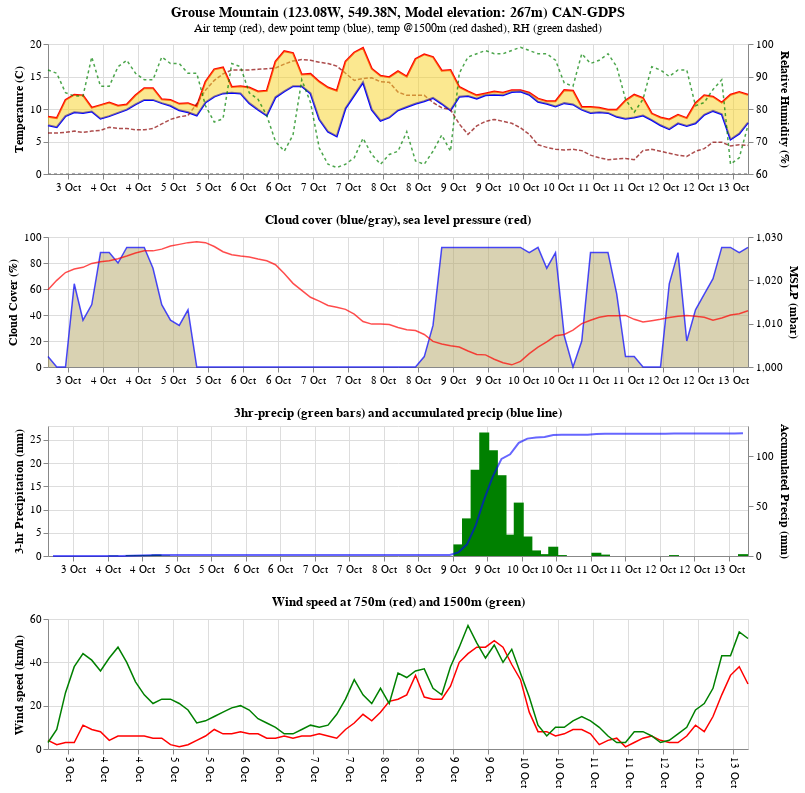

The code cell stored with this chart in its notebook:
### Code cell
meteogram = temp2 & cloud_pressure & precip_total & wind 
meteogram = meteogram.configure_axis(labelFontSize=11, titleFontSize=12)
meteogram

### Figure 1 — Vega-Lite specification as saved in the notebook (floating-point values rounded to 4 significant figures)
{"config": {"view": {"continuousWidth": 400, "continuousHeight": 300}, "axis": {"labelFontSize": 11, "titleFontSize": 12}}, "vconcat": [{"layer": [{"layer": [{"mark": {"type": "line", "color": "red", "strokeWidth": 2}, "encoding": {"tooltip": [{"field": "DATE", "title": "Date", "type": "temporal"}, {"field": "TIME", "title": "Time", "type": "nominal"}, {"field": "TMP", "title": "Air Temp", "type": "quantitative"}], "x": {"axis": {"format": "%e %b", "labelAngle": 0}, "field": "DATETIME", "title": null, "type": "temporal"}, "y": {"field": "TMP", "title": "Temperature (C)", "type": "quantitative"}}, "height": 130, "title": {"text": "Grouse Mountain (123.08W, 549.38N, Model elevation: 267m) CAN-GDPS", "anchor": "middle", "fontSize": 14, "fontWeight": "bold", "subtitle": "Air temp (red), dew point temp (blue), temp @1500m (red dashed), RH (green dashed)"}, "width": 700}, {"mark": {"type": "line", "color": "blue", "strokeWidth": 2}, "encoding": {"x": {"axis": {"format": "%e %b", "labelAngle": 0}, "field": "DATETIME", "title": null, "type": "temporal"}, "y": {"field": "DPT", "title": "Temperature (C)", "type": "quantitative"}}, "height": 130, "width": 700}, {"mark": {"type": "line", "color": "darkred", "opacity": 0.7, "strokeDash": [4, 2], "strokeWidth": 1.5}, "encoding": {"tooltip": [{"field": "DATE", "title": "Date", "type": "temporal"}, {"field": "TIME", "title": "Time", "type": "nominal"}, {"field": "TMP850", "title": "Air Temp", "type": "quantitative"}], "x": {"axis": {"format": "%e %b", "labelAngle": 0}, "field": "DATETIME", "title": null, "type": "temporal"}, "y": {"field": "TMP850", "title": "Temperature (C)", "type": "quantitative"}}, "height": 130, "width": 700}, {"mark": {"type": "area", "color": "#F8D223", "opacity": 0.5}, "encoding": {"x": {"field": "DATETIME", "type": "temporal"}, "y": {"field": "TMP", "type": "quantitative"}, "y2": {"field": "DPT"}}, "height": 130, "width": 700}, {"mark": {"type": "line", "color": "gray", "opacity": 0.8, "strokeDash": [3, 3], "strokeWidth": 1.5}, "encoding": {"x": {"axis": {"format": "%e %b", "labelAngle": 0}, "field": "DATETIME", "title": null, "type": "temporal"}, "y": {"field": "Zero", "title": "Temperature (C)", "type": "quantitative"}}, "height": 130, "width": 700}]}, {"mark": {"type": "line", "color": "green", "opacity": 0.7, "strokeDash": [3, 3], "strokeWidth": 1.5}, "encoding": {"x": {"axis": {"format": "%e %b", "labelAngle": 0}, "field": "DATETIME", "title": null, "type": "temporal"}, "y": {"field": "RH", "scale": {"zero": false}, "title": "Relative Humidity (%)", "type": "quantitative"}}, "height": 130, "width": 700}], "resolve": {"scale": {"y": "independent"}}}, {"layer": [{"layer": [{"mark": {"type": "area", "color": "#B4A667", "opacity": 0.5}, "encoding": {"x": {"axis": {"format": "%e %b", "labelAngle": 0}, "field": "DATETIME", "type": "temporal"}, "y": {"field": "CLOUD", "type": "quantitative"}}, "height": 130, "width": 700}, {"mark": {"type": "line", "color": "blue", "opacity": 0.7, "strokeWidth": 1.5}, "encoding": {"x": {"axis": {"format": "%e %b", "labelAngle": 0}, "field": "DATETIME", "title": null, "type": "temporal"}, "y": {"field": "CLOUD", "title": "Cloud Cover (%)", "type": "quantitative"}}, "height": 130, "width": 700}]}, {"mark": {"type": "line", "color": "red", "opacity": 0.7, "strokeWidth": 1.5}, "encoding": {"x": {"axis": {"format": "%e %b", "labelAngle": 0}, "field": "DATETIME", "title": null, "type": "temporal"}, "y": {"field": "SLP", "scale": {"zero": false}, "title": "MSLP (mbar)", "type": "quantitative"}}, "height": 130, "title": "Cloud cover (blue/gray), sea level pressure (red)", "width": 700}], "resolve": {"scale": {"y": "independent"}}}, {"layer": [{"mark": {"type": "bar", "color": "green", "size": 10}, "encoding": {"tooltip": [{"field": "DATE", "title": "Date", "type": "temporal"}, {"field": "TIME", "title": "Time", "type": "nominal"}, {"field": "PC1", "title": "3-Hour Precip", "type": "quantitative"}], "x": {"axis": {"format": "%e %b", "labelAngle": 0}, "field": "DATETIME", "title": null, "type": "temporal"}, "y": {"field": "PC1", "title": "3-hr Precipitation (mm)", "type": "quantitative"}}, "height": 130, "title": "3hr-precip (green bars) and accumulated precip (blue line)", "width": 700}, {"mark": {"type": "line", "color": "blue", "opacity": 0.6}, "encoding": {"tooltip": [{"field": "DATE", "title": "Date", "type": "temporal"}, {"field": "TIME", "title": "Time", "type": "nominal"}, {"field": "APCP", "title": "Accumulated Precip", "type": "quantitative"}], "x": {"axis": {"format": "%e %b", "labelAngle": 0}, "field": "DATETIME", "title": null, "type": "temporal"}, "y": {"field": "APCP", "title": "Accumulated Precip (mm)", "type": "quantitative"}}, "height": 130, "width": 700}], "resolve": {"scale": {"y": "independent"}}}, {"layer": [{"mark": {"type": "line", "color": "red", "strokeWidth": 1.5}, "encoding": {"tooltip": [{"field": "DATE", "title": "Date", "type": "temporal"}, {"field": "TIME", "title": "Time", "type": "nominal"}, {"field": "WS925", "title": "Wind Speed (km/h)", "type": "quantitative"}, {"field": "WD925", "title": "Wind Dir (deg)", "type": "quantitative"}], "x": {"axis": {"format": "%e %b", "labelAngle": 90}, "field": "DATETIME", "title": null, "type": "temporal"}, "y": {"field": "WS925", "title": "Wind speed (km/h)", "type": "quantitative"}}, "height": 130, "title": "Wind speed at 750m (red) and 1500m (green)", "width": 700}, {"mark": {"type": "line", "color": "green", "strokeWidth": 1.5}, "encoding": {"tooltip": [{"field": "DATE", "title": "Date", "type": "temporal"}, {"field": "TIME", "title": "Time", "type": "nominal"}, {"field": "WS850", "title": "Wind Speed (km/h)", "type": "quantitative"}, {"field": "WD850", "title": "Wind Dir (deg)", "type": "quantitative"}], "x": {"axis": {"format": "%e %b", "labelAngle": 90}, "field": "DATETIME", "title": null, "type": "temporal"}, "y": {"field": "WS850", "title": "Wind speed (km/h)", "type": "quantitative"}}, "height": 130, "width": 700}]}], "data": {"name": "data-69fc519629642191458341192c2ca3cf"}, "$schema": "https://vega.github.io/schema/vega-lite/v4.17.0.json", "datasets": {"data-69fc519629642191458341192c2ca3cf": [{"DATETIME": "2023-10-03T05:00:00", "DATE": "2023-10-03T00:00:00", "TIME": "05:00", "TMP": 8.8, "DPT": 7.5, "RH": 92, "WS": 4, "WD": 3, "APCP": 0.0, "CLOUD": 8, "SLP": 1018.0, "PTYPE": null, "RQP": 0.0, "SQP": 0.0, "FQP": 0.0, "IQP": 0.0, "WS925": 4, "WD925": 13, "TMP850": 6.3, "WS850": 3, "WD850": 313, "WS700": 38, "WD700": 317, "PC1": 0.0, "Zero": "0"}, {"DATETIME": "2023-10-03T08:00:00", "DATE": "2023-10-03T00:00:00", "TIME": "08:00", "TMP": 8.6, "DPT": 7.2, "RH": 91, "WS": 3, "WD": 42, "APCP": 0.0, "CLOUD": 0, "SLP": 1020.0, "PTYPE": null, "RQP": 0.0, "SQP": 0.0, "FQP": 0.0, "IQP": 0.0, "WS925": 2, "WD925": 196, "TMP850": 6.3, "WS850": 9, "WD850": 282, "WS700": 51, "WD700": 320, "PC1": 0.0, "Zero": "0"}, {"DATETIME": "2023-10-03T11:00:00", "DATE": "2023-10-03T00:00:00", "TIME": "11:00", "TMP": 11.4, "DPT": 8.9, "RH": 85, "WS": 4, "WD": 197, "APCP": 0.0, "CLOUD": 0, "SLP": 1022.0, "PTYPE": null, "RQP": 0.0, "SQP": 0.0, "FQP": 0.0, "IQP": 0.0, "WS925": 3, "WD925": 205, "TMP850": 6.4, "WS850": 26, "WD850": 292, "WS700": 61, "WD700": 325, "PC1": 0.0, "Zero": "0"}, {"DATETIME": "2023-10-03T14:00:00", "DATE": "2023-10-03T00:00:00", "TIME": "14:00", "TMP": 12.2, "DPT": 9.5, "RH": 84, "WS": 5, "WD": 215, "APCP": 0.0, "CLOUD": 64, "SLP": 1023.0, "PTYPE": null, "RQP": 0.0, "SQP": 0.0, "FQP": 0.0, "IQP": 0.0, "WS925": 3, "WD925": 179, "TMP850": 6.6, "WS850": 38, "WD850": 303, "WS700": 76, "WD700": 318, "PC1": 0.0, "Zero": "0"}, {"DATETIME": "2023-10-03T17:00:00", "DATE": "2023-10-03T00:00:00", "TIME": "17:00", "TMP": 12.1, "DPT": 9.4, "RH": 84, "WS": 4, "WD": 200, "APCP": 0.0, "CLOUD": 36, "SLP": 1023.0, "PTYPE": null, "RQP": 0.0, "SQP": 0.0, "FQP": 0.0, "IQP": 0.0, "WS925": 11, "WD925": 262, "TMP850": 6.4, "WS850": 44, "WD850": 293, "WS700": 84, "WD700": 312, "PC1": 0.0, "Zero": "0"}, {"DATETIME": "2023-10-03T20:00:00", "DATE": "2023-10-03T00:00:00", "TIME": "20:00", "TMP": 10.2, "DPT": 9.6, "RH": 96, "WS": 2, "WD": 90, "APCP": 0.0, "CLOUD": 48, "SLP": 1024.0, "PTYPE": null, "RQP": 0.0, "SQP": 0.0, "FQP": 0.0, "IQP": 0.0, "WS925": 9, "WD925": 243, "TMP850": 6.6, "WS850": 41, "WD850": 289, "WS700": 89, "WD700": 311, "PC1": 0.0, "Zero": "0"}, {"DATETIME": "2023-10-03T23:00:00", "DATE": "2023-10-03T00:00:00", "TIME": "23:00", "TMP": 10.6, "DPT": 8.5, "RH": 87, "WS": 5, "WD": 47, "APCP": 0.0, "CLOUD": 88, "SLP": 1024.0, "PTYPE": null, "RQP": 0.0, "SQP": 0.0, "FQP": 0.0, "IQP": 0.0, "WS925": 8, "WD925": 206, "TMP850": 6.7, "WS850": 36, "WD850": 292, "WS700": 87, "WD700": 308, "PC1": 0.0, "Zero": "0"}, {"DATETIME": "2023-10-04T02:00:00", "DATE": "2023-10-04T00:00:00", "TIME": "02:00", "TMP": 11.0, "DPT": 8.9, "RH": 87, "WS": 4, "WD": 58, "APCP": 0.1, "CLOUD": 88, "SLP": 1024.0, "PTYPE": "RA", "RQP": 0.1, "SQP": 0.0, "FQP": 0.0, "IQP": 0.0, "WS925": 4, "WD925": 187, "TMP850": 7.2, "WS850": 42, "WD850": 292, "WS700": 88, "WD700": 309, "PC1": 0.1, "Zero": "0"}, {"DATETIME": "2023-10-04T05:00:00", "DATE": "2023-10-04T00:00:00", "TIME": "05:00", "TMP": 10.5, "DPT": 9.4, "RH": 93, "WS": 1, "WD": 55, "APCP": 0.1, "CLOUD": 80, "SLP": 1025.0, "PTYPE": null, "RQP": 0.1, "SQP": 0.0, "FQP": 0.0, "IQP": 0.0, "WS925": 6, "WD925": 277, "TMP850": 7.0, "WS850": 47, "WD850": 299, "WS700": 98, "WD700": 319, "PC1": 0.0, "Zero": "0"}, {"DATETIME": "2023-10-04T08:00:00", "DATE": "2023-10-04T00:00:00", "TIME": "08:00", "TMP": 10.7, "DPT": 9.9, "RH": 95, "WS": 1, "WD": 282, "APCP": 0.3, "CLOUD": 92, "SLP": 1026.0, "PTYPE": "RA", "RQP": 0.3, "SQP": 0.0, "FQP": 0.0, "IQP": 0.0, "WS925": 6, "WD925": 304, "TMP850": 7.0, "WS850": 40, "WD850": 306, "WS700": 90, "WD700": 324, "PC1": 0.2, "Zero": "0"}, {"DATETIME": "2023-10-04T11:00:00", "DATE": "2023-10-04T00:00:00", "TIME": "11:00", "TMP": 12.1, "DPT": 10.7, "RH": 91, "WS": 3, "WD": 206, "APCP": 0.5, "CLOUD": 92, "SLP": 1026.0, "PTYPE": "RA", "RQP": 0.5, "SQP": 0.0, "FQP": 0.0, "IQP": 0.0, "WS925": 6, "WD925": 67, "TMP850": 6.8, "WS850": 31, "WD850": 314, "WS700": 73, "WD700": 330, "PC1": 0.2, "Zero": "0"}, {"DATETIME": "2023-10-04T14:00:00", "DATE": "2023-10-04T00:00:00", "TIME": "14:00", "TMP": 13.2, "DPT": 11.4, "RH": 89, "WS": 4, "WD": 221, "APCP": 0.7, "CLOUD": 92, "SLP": 1027.0, "PTYPE": "RA", "RQP": 0.7, "SQP": 0.0, "FQP": 0.0, "IQP": 0.0, "WS925": 6, "WD925": 85, "TMP850": 6.8, "WS850": 25, "WD850": 322, "WS700": 66, "WD700": 325, "PC1": 0.2, "Zero": "0"}, {"DATETIME": "2023-10-04T17:00:00", "DATE": "2023-10-04T00:00:00", "TIME": "17:00", "TMP": 13.2, "DPT": 11.4, "RH": 89, "WS": 3, "WD": 238, "APCP": 1.0, "CLOUD": 76, "SLP": 1027.0, "PTYPE": "RA", "RQP": 1.0, "SQP": 0.0, "FQP": 0.0, "IQP": 0.0, "WS925": 5, "WD925": 90, "TMP850": 7.0, "WS850": 21, "WD850": 321, "WS700": 64, "WD700": 322, "PC1": 0.3, "Zero": "0"}, {"DATETIME": "2023-10-04T20:00:00", "DATE": "2023-10-04T00:00:00", "TIME": "20:00", "TMP": 11.5, "DPT": 10.9, "RH": 96, "WS": 1, "WD": 344, "APCP": 1.1, "CLOUD": 48, "SLP": 1027.0, "PTYPE": "RA", "RQP": 1.1, "SQP": 0.0, "FQP": 0.0, "IQP": 0.0, "WS925": 5, "WD925": 109, "TMP850": 7.7, "WS850": 23, "WD850": 316, "WS700": 68, "WD700": 328, "PC1": 0.1, "Zero": "0"}, {"DATETIME": "2023-10-04T23:00:00", "DATE": "2023-10-04T00:00:00", "TIME": "23:00", "TMP": 11.4, "DPT": 10.5, "RH": 94, "WS": 4, "WD": 30, "APCP": 1.1, "CLOUD": 36, "SLP": 1028.0, "PTYPE": null, "RQP": 1.1, "SQP": 0.0, "FQP": 0.0, "IQP": 0.0, "WS925": 2, "WD925": 157, "TMP850": 8.4, "WS850": 23, "WD850": 320, "WS700": 53, "WD700": 329, "PC1": 0.0, "Zero": "0"}, {"DATETIME": "2023-10-05T02:00:00", "DATE": "2023-10-05T00:00:00", "TIME": "02:00", "TMP": 10.8, "DPT": 9.8, "RH": 94, "WS": 4, "WD": 25, "APCP": 1.1, "CLOUD": 32, "SLP": 1028.0, "PTYPE": null, "RQP": 1.1, "SQP": 0.0, "FQP": 0.0, "IQP": 0.0, "WS925": 1, "WD925": 50, "TMP850": 8.8, "WS850": 21, "WD850": 319, "WS700": 50, "WD700": 331, "PC1": 0.0, "Zero": "0"}, {"DATETIME": "2023-10-05T05:00:00", "DATE": "2023-10-05T00:00:00", "TIME": "05:00", "TMP": 10.9, "DPT": 9.5, "RH": 91, "WS": 5, "WD": 18, "APCP": 1.1, "CLOUD": 44, "SLP": 1029.0, "PTYPE": null, "RQP": 1.1, "SQP": 0.0, "FQP": 0.0, "IQP": 0.0, "WS925": 2, "WD925": 16, "TMP850": 9.0, "WS850": 18, "WD850": 335, "WS700": 41, "WD700": 339, "PC1": 0.0, "Zero": "0"}, {"DATETIME": "2023-10-05T08:00:00", "DATE": "2023-10-05T00:00:00", "TIME": "08:00", "TMP": 10.4, "DPT": 9.0, "RH": 91, "WS": 4, "WD": 27, "APCP": 1.1, "CLOUD": 0, "SLP": 1029.0, "PTYPE": null, "RQP": 1.1, "SQP": 0.0, "FQP": 0.0, "IQP": 0.0, "WS925": 4, "WD925": 22, "TMP850": 10.8, "WS850": 12, "WD850": 30, "WS700": 39, "WD700": 352, "PC1": 0.0, "Zero": "0"}, {"DATETIME": "2023-10-05T11:00:00", "DATE": "2023-10-05T00:00:00", "TIME": "11:00", "TMP": 14.2, "DPT": 11.0, "RH": 81, "WS": 3, "WD": 246, "APCP": 1.1, "CLOUD": 0, "SLP": 1029.0, "PTYPE": null, "RQP": 1.1, "SQP": 0.0, "FQP": 0.0, "IQP": 0.0, "WS925": 6, "WD925": 25, "TMP850": 12.9, "WS850": 13, "WD850": 81, "WS700": 41, "WD700": 356, "PC1": 0.0, "Zero": "0"}, {"DATETIME": "2023-10-05T14:00:00", "DATE": "2023-10-05T00:00:00", "TIME": "14:00", "TMP": 16.1, "DPT": 11.9, "RH": 76, "WS": 5, "WD": 243, "APCP": 1.1, "CLOUD": 0, "SLP": 1028.0, "PTYPE": null, "RQP": 1.1, "SQP": 0.0, "FQP": 0.0, "IQP": 0.0, "WS925": 9, "WD925": 13, "TMP850": 14.4, "WS850": 15, "WD850": 95, "WS700": 34, "WD700": 351, "PC1": 0.0, "Zero": "0"}, {"DATETIME": "2023-10-05T17:00:00", "DATE": "2023-10-05T00:00:00", "TIME": "17:00", "TMP": 16.4, "DPT": 12.4, "RH": 77, "WS": 4, "WD": 257, "APCP": 1.1, "CLOUD": 0, "SLP": 1027.0, "PTYPE": null, "RQP": 1.1, "SQP": 0.0, "FQP": 0.0, "IQP": 0.0, "WS925": 7, "WD925": 22, "TMP850": 15.4, "WS850": 17, "WD850": 92, "WS700": 25, "WD700": 346, "PC1": 0.0, "Zero": "0"}, {"DATETIME": "2023-10-05T20:00:00", "DATE": "2023-10-05T00:00:00", "TIME": "20:00", "TMP": 13.4, "DPT": 12.5, "RH": 94, "WS": 4, "WD": 2, "APCP": 1.1, "CLOUD": 0, "SLP": 1026.0, "PTYPE": null, "RQP": 1.1, "SQP": 0.0, "FQP": 0.0, "IQP": 0.0, "WS925": 7, "WD925": 40, "TMP850": 16.0, "WS850": 19, "WD850": 101, "WS700": 18, "WD700": 339, "PC1": 0.0, "Zero": "0"}, {"DATETIME": "2023-10-05T23:00:00", "DATE": "2023-10-05T00:00:00", "TIME": "23:00", "TMP": 13.5, "DPT": 12.4, "RH": 93, "WS": 6, "WD": 23, "APCP": 1.1, "CLOUD": 0, "SLP": 1026.0, "PTYPE": null, "RQP": 1.1, "SQP": 0.0, "FQP": 0.0, "IQP": 0.0, "WS925": 8, "WD925": 58, "TMP850": 16.0, "WS850": 20, "WD850": 105, "WS700": 12, "WD700": 322, "PC1": 0.0, "Zero": "0"}, {"DATETIME": "2023-10-06T02:00:00", "DATE": "2023-10-06T00:00:00", "TIME": "02:00", "TMP": 13.3, "DPT": 10.9, "RH": 85, "WS": 5, "WD": 21, "APCP": 1.1, "CLOUD": 0, "SLP": 1025.0, "PTYPE": null, "RQP": 1.1, "SQP": 0.0, "FQP": 0.0, "IQP": 0.0, "WS925": 7, "WD925": 51, "TMP850": 16.0, "WS850": 18, "WD850": 115, "WS700": 12, "WD700": 307, "PC1": 0.0, "Zero": "0"}, {"DATETIME": "2023-10-06T05:00:00", "DATE": "2023-10-06T00:00:00", "TIME": "05:00", "TMP": 12.7, "DPT": 9.9, "RH": 83, "WS": 6, "WD": 26, "APCP": 1.1, "CLOUD": 0, "SLP": 1025.0, "PTYPE": null, "RQP": 1.1, "SQP": 0.0, "FQP": 0.0, "IQP": 0.0, "WS925": 7, "WD925": 42, "TMP850": 16.1, "WS850": 14, "WD850": 117, "WS700": 14, "WD700": 305, "PC1": 0.0, "Zero": "0"}, {"DATETIME": "2023-10-06T08:00:00", "DATE": "2023-10-06T00:00:00", "TIME": "08:00", "TMP": 12.8, "DPT": 9.0, "RH": 78, "WS": 6, "WD": 21, "APCP": 1.1, "CLOUD": 0, "SLP": 1024.0, "PTYPE": null, "RQP": 1.1, "SQP": 0.0, "FQP": 0.0, "IQP": 0.0, "WS925": 5, "WD925": 40, "TMP850": 16.2, "WS850": 12, "WD850": 112, "WS700": 15, "WD700": 303, "PC1": 0.0, "Zero": "0"}, {"DATETIME": "2023-10-06T11:00:00", "DATE": "2023-10-06T00:00:00", "TIME": "11:00", "TMP": 17.3, "DPT": 11.8, "RH": 70, "WS": 1, "WD": 235, "APCP": 1.1, "CLOUD": 0, "SLP": 1024.0, "PTYPE": null, "RQP": 1.1, "SQP": 0.0, "FQP": 0.0, "IQP": 0.0, "WS925": 5, "WD925": 41, "TMP850": 16.3, "WS850": 10, "WD850": 117, "WS700": 15, "WD700": 291, "PC1": 0.0, "Zero": "0"}, {"DATETIME": "2023-10-06T14:00:00", "DATE": "2023-10-06T00:00:00", "TIME": "14:00", "TMP": 18.9, "DPT": 12.7, "RH": 67, "WS": 4, "WD": 237, "APCP": 1.1, "CLOUD": 0, "SLP": 1022.0, "PTYPE": null, "RQP": 1.1, "SQP": 0.0, "FQP": 0.0, "IQP": 0.0, "WS925": 6, "WD925": 44, "TMP850": 16.9, "WS850": 7, "WD850": 116, "WS700": 18, "WD700": 286, "PC1": 0.0, "Zero": "0"}, {"DATETIME": "2023-10-06T17:00:00", "DATE": "2023-10-06T00:00:00", "TIME": "17:00", "TMP": 18.6, "DPT": 13.5, "RH": 72, "WS": 2, "WD": 248, "APCP": 1.1, "CLOUD": 0, "SLP": 1019.0, "PTYPE": null, "RQP": 1.1, "SQP": 0.0, "FQP": 0.0, "IQP": 0.0, "WS925": 5, "WD925": 53, "TMP850": 17.4, "WS850": 7, "WD850": 91, "WS700": 17, "WD700": 279, "PC1": 0.0, "Zero": "0"}, {"DATETIME": "2023-10-06T20:00:00", "DATE": "2023-10-06T00:00:00", "TIME": "20:00", "TMP": 15.3, "DPT": 13.5, "RH": 89, "WS": 6, "WD": 21, "APCP": 1.1, "CLOUD": 0, "SLP": 1018.0, "PTYPE": null, "RQP": 1.1, "SQP": 0.0, "FQP": 0.0, "IQP": 0.0, "WS925": 6, "WD925": 59, "TMP850": 17.6, "WS850": 9, "WD850": 103, "WS700": 14, "WD700": 273, "PC1": 0.0, "Zero": "0"}, {"DATETIME": "2023-10-06T23:00:00", "DATE": "2023-10-06T00:00:00", "TIME": "23:00", "TMP": 15.4, "DPT": 12.4, "RH": 82, "WS": 7, "WD": 23, "APCP": 1.1, "CLOUD": 0, "SLP": 1016.0, "PTYPE": null, "RQP": 1.1, "SQP": 0.0, "FQP": 0.0, "IQP": 0.0, "WS925": 6, "WD925": 53, "TMP850": 17.5, "WS850": 11, "WD850": 127, "WS700": 11, "WD700": 245, "PC1": 0.0, "Zero": "0"}, {"DATETIME": "2023-10-07T02:00:00", "DATE": "2023-10-07T00:00:00", "TIME": "02:00", "TMP": 14.2, "DPT": 8.4, "RH": 68, "WS": 6, "WD": 28, "APCP": 1.1, "CLOUD": 0, "SLP": 1015.0, "PTYPE": null, "RQP": 1.1, "SQP": 0.0, "FQP": 0.0, "IQP": 0.0, "WS925": 7, "WD925": 69, "TMP850": 17.2, "WS850": 10, "WD850": 140, "WS700": 12, "WD700": 210, "PC1": 0.0, "Zero": "0"}, {"DATETIME": "2023-10-07T05:00:00", "DATE": "2023-10-07T00:00:00", "TIME": "05:00", "TMP": 13.3, "DPT": 6.5, "RH": 63, "WS": 6, "WD": 27, "APCP": 1.1, "CLOUD": 0, "SLP": 1014.0, "PTYPE": null, "RQP": 1.1, "SQP": 0.0, "FQP": 0.0, "IQP": 0.0, "WS925": 6, "WD925": 72, "TMP850": 17.0, "WS850": 11, "WD850": 131, "WS700": 14, "WD700": 177, "PC1": 0.0, "Zero": "0"}, {"DATETIME": "2023-10-07T08:00:00", "DATE": "2023-10-07T00:00:00", "TIME": "08:00", "TMP": 12.8, "DPT": 5.8, "RH": 62, "WS": 6, "WD": 33, "APCP": 1.1, "CLOUD": 0, "SLP": 1014.0, "PTYPE": null, "RQP": 1.1, "SQP": 0.0, "FQP": 0.0, "IQP": 0.0, "WS925": 5, "WD925": 85, "TMP850": 16.6, "WS850": 16, "WD850": 130, "WS700": 21, "WD700": 165, "PC1": 0.0, "Zero": "0"}, {"DATETIME": "2023-10-07T11:00:00", "DATE": "2023-10-07T00:00:00", "TIME": "11:00", "TMP": 17.3, "DPT": 10.1, "RH": 63, "WS": 2, "WD": 195, "APCP": 1.1, "CLOUD": 0, "SLP": 1013.0, "PTYPE": null, "RQP": 1.1, "SQP": 0.0, "FQP": 0.0, "IQP": 0.0, "WS925": 9, "WD925": 96, "TMP850": 15.5, "WS850": 23, "WD850": 151, "WS700": 29, "WD700": 182, "PC1": 0.0, "Zero": "0"}, {"DATETIME": "2023-10-07T14:00:00", "DATE": "2023-10-07T00:00:00", "TIME": "14:00", "TMP": 18.7, "DPT": 12.1, "RH": 65, "WS": 3, "WD": 214, "APCP": 1.1, "CLOUD": 0, "SLP": 1012.0, "PTYPE": null, "RQP": 1.1, "SQP": 0.0, "FQP": 0.0, "IQP": 0.0, "WS925": 12, "WD925": 102, "TMP850": 14.4, "WS850": 32, "WD850": 167, "WS700": 32, "WD700": 194, "PC1": 0.0, "Zero": "0"}, {"DATETIME": "2023-10-07T17:00:00", "DATE": "2023-10-07T00:00:00", "TIME": "17:00", "TMP": 19.4, "DPT": 14.1, "RH": 71, "WS": 1, "WD": 54, "APCP": 1.1, "CLOUD": 0, "SLP": 1010.0, "PTYPE": null, "RQP": 1.1, "SQP": 0.0, "FQP": 0.0, "IQP": 0.0, "WS925": 16, "WD925": 142, "TMP850": 14.7, "WS850": 25, "WD850": 171, "WS700": 32, "WD700": 213, "PC1": 0.0, "Zero": "0"}, {"DATETIME": "2023-10-07T20:00:00", "DATE": "2023-10-07T00:00:00", "TIME": "20:00", "TMP": 16.2, "DPT": 9.9, "RH": 66, "WS": 6, "WD": 28, "APCP": 1.1, "CLOUD": 0, "SLP": 1010.0, "PTYPE": null, "RQP": 1.1, "SQP": 0.0, "FQP": 0.0, "IQP": 0.0, "WS925": 13, "WD925": 132, "TMP850": 14.8, "WS850": 21, "WD850": 159, "WS700": 37, "WD700": 209, "PC1": 0.0, "Zero": "0"}, {"DATETIME": "2023-10-07T23:00:00", "DATE": "2023-10-07T00:00:00", "TIME": "23:00", "TMP": 15.1, "DPT": 8.2, "RH": 63, "WS": 7, "WD": 34, "APCP": 1.1, "CLOUD": 0, "SLP": 1010.0, "PTYPE": null, "RQP": 1.1, "SQP": 0.0, "FQP": 0.0, "IQP": 0.0, "WS925": 17, "WD925": 127, "TMP850": 14.2, "WS850": 28, "WD850": 165, "WS700": 41, "WD700": 206, "PC1": 0.0, "Zero": "0"}, {"DATETIME": "2023-10-08T02:00:00", "DATE": "2023-10-08T00:00:00", "TIME": "02:00", "TMP": 14.9, "DPT": 8.7, "RH": 66, "WS": 7, "WD": 40, "APCP": 1.1, "CLOUD": 0, "SLP": 1010.0, "PTYPE": null, "RQP": 1.1, "SQP": 0.0, "FQP": 0.0, "IQP": 0.0, "WS925": 22, "WD925": 123, "TMP850": 14.1, "WS850": 21, "WD850": 159, "WS700": 47, "WD700": 202, "PC1": 0.0, "Zero": "0"}, {"DATETIME": "2023-10-08T05:00:00", "DATE": "2023-10-08T00:00:00", "TIME": "05:00", "TMP": 15.8, "DPT": 9.8, "RH": 67, "WS": 6, "WD": 36, "APCP": 1.1, "CLOUD": 0, "SLP": 1009.0, "PTYPE": null, "RQP": 1.1, "SQP": 0.0, "FQP": 0.0, "IQP": 0.0, "WS925": 23, "WD925": 132, "TMP850": 12.6, "WS850": 35, "WD850": 161, "WS700": 50, "WD700": 208, "PC1": 0.0, "Zero": "0"}, {"DATETIME": "2023-10-08T08:00:00", "DATE": "2023-10-08T00:00:00", "TIME": "08:00", "TMP": 15.0, "DPT": 10.3, "RH": 73, "WS": 5, "WD": 54, "APCP": 1.1, "CLOUD": 0, "SLP": 1009.0, "PTYPE": null, "RQP": 1.1, "SQP": 0.0, "FQP": 0.0, "IQP": 0.0, "WS925": 25, "WD925": 127, "TMP850": 12.1, "WS850": 33, "WD850": 164, "WS700": 55, "WD700": 199, "PC1": 0.0, "Zero": "0"}, {"DATETIME": "2023-10-08T11:00:00", "DATE": "2023-10-08T00:00:00", "TIME": "11:00", "TMP": 17.7, "DPT": 10.8, "RH": 64, "WS": 7, "WD": 128, "APCP": 1.1, "CLOUD": 0, "SLP": 1008.0, "PTYPE": null, "RQP": 1.1, "SQP": 0.0, "FQP": 0.0, "IQP": 0.0, "WS925": 34, "WD925": 132, "TMP850": 12.1, "WS850": 36, "WD850": 161, "WS700": 56, "WD700": 202, "PC1": 0.0, "Zero": "0"}, {"DATETIME": "2023-10-08T14:00:00", "DATE": "2023-10-08T00:00:00", "TIME": "14:00", "TMP": 18.4, "DPT": 11.2, "RH": 63, "WS": 7, "WD": 136, "APCP": 1.1, "CLOUD": 8, "SLP": 1008.0, "PTYPE": null, "RQP": 1.1, "SQP": 0.0, "FQP": 0.0, "IQP": 0.0, "WS925": 24, "WD925": 135, "TMP850": 12.1, "WS850": 37, "WD850": 170, "WS700": 64, "WD700": 199, "PC1": 0.0, "Zero": "0"}, {"DATETIME": "2023-10-08T17:00:00", "DATE": "2023-10-08T00:00:00", "TIME": "17:00", "TMP": 18.0, "DPT": 11.7, "RH": 67, "WS": 5, "WD": 123, "APCP": 1.1, "CLOUD": 32, "SLP": 1006.0, "PTYPE": null, "RQP": 1.1, "SQP": 0.0, "FQP": 0.0, "IQP": 0.0, "WS925": 23, "WD925": 134, "TMP850": 11.0, "WS850": 28, "WD850": 161, "WS700": 67, "WD700": 205, "PC1": 0.0, "Zero": "0"}, {"DATETIME": "2023-10-08T20:00:00", "DATE": "2023-10-08T00:00:00", "TIME": "20:00", "TMP": 15.9, "DPT": 10.8, "RH": 72, "WS": 6, "WD": 83, "APCP": 1.1, "CLOUD": 92, "SLP": 1005.0, "PTYPE": null, "RQP": 1.1, "SQP": 0.0, "FQP": 0.0, "IQP": 0.0, "WS925": 23, "WD925": 125, "TMP850": 10.2, "WS850": 25, "WD850": 154, "WS700": 67, "WD700": 201, "PC1": 0.0, "Zero": "0"}, {"DATETIME": "2023-10-08T23:00:00", "DATE": "2023-10-08T00:00:00", "TIME": "23:00", "TMP": 16.0, "DPT": 9.8, "RH": 67, "WS": 7, "WD": 93, "APCP": 1.1, "CLOUD": 92, "SLP": 1005.0, "PTYPE": null, "RQP": 1.1, "SQP": 0.0, "FQP": 0.0, "IQP": 0.0, "WS925": 29, "WD925": 134, "TMP850": 9.9, "WS850": 38, "WD850": 166, "WS700": 75, "WD700": 191, "PC1": 0.0, "Zero": "0"}, {"DATETIME": "2023-10-09T02:00:00", "DATE": "2023-10-09T00:00:00", "TIME": "02:00", "TMP": 13.4, "DPT": 11.9, "RH": 91, "WS": 12, "WD": 70, "APCP": 3.6, "CLOUD": 92, "SLP": 1005.0, "PTYPE": "RA", "RQP": 3.6, "SQP": 0.0, "FQP": 0.0, "IQP": 0.0, "WS925": 40, "WD925": 104, "TMP850": 7.7, "WS850": 47, "WD850": 146, "WS700": 111, "WD700": 213, "PC1": 2.5, "Zero": "0"}, {"DATETIME": "2023-10-09T05:00:00", "DATE": "2023-10-09T00:00:00", "TIME": "05:00", "TMP": 12.7, "DPT": 12.0, "RH": 96, "WS": 12, "WD": 107, "APCP": 11.7, "CLOUD": 92, "SLP": 1004.0, "PTYPE": "RA", "RQP": 11.7, "SQP": 0.0, "FQP": 0.0, "IQP": 0.0, "WS925": 44, "WD925": 128, "TMP850": 6.1, "WS850": 57, "WD850": 139, "WS700": 96, "WD700": 216, "PC1": 8.1, "Zero": "0"}, {"DATETIME": "2023-10-09T08:00:00", "DATE": "2023-10-09T00:00:00", "TIME": "08:00", "TMP": 12.1, "DPT": 11.6, "RH": 97, "WS": 13, "WD": 107, "APCP": 30.3, "CLOUD": 92, "SLP": 1003.0, "PTYPE": "RA", "RQP": 30.3, "SQP": 0.0, "FQP": 0.0, "IQP": 0.0, "WS925": 47, "WD925": 132, "TMP850": 7.4, "WS850": 49, "WD850": 156, "WS700": 64, "WD700": 226, "PC1": 18.6, "Zero": "0"}, {"DATETIME": "2023-10-09T11:00:00", "DATE": "2023-10-09T00:00:00", "TIME": "11:00", "TMP": 12.4, "DPT": 12.1, "RH": 98, "WS": 12, "WD": 122, "APCP": 56.9, "CLOUD": 92, "SLP": 1003.0, "PTYPE": "RA", "RQP": 56.9, "SQP": 0.0, "FQP": 0.0, "IQP": 0.0, "WS925": 47, "WD925": 151, "TMP850": 8.1, "WS850": 42, "WD850": 204, "WS700": 75, "WD700": 212, "PC1": 26.6, "Zero": "0"}, {"DATETIME": "2023-10-09T14:00:00", "DATE": "2023-10-09T00:00:00", "TIME": "14:00", "TMP": 12.7, "DPT": 12.2, "RH": 97, "WS": 14, "WD": 122, "APCP": 79.7, "CLOUD": 92, "SLP": 1002.0, "PTYPE": "RA", "RQP": 79.7, "SQP": 0.0, "FQP": 0.0, "IQP": 0.0, "WS925": 50, "WD925": 141, "TMP850": 8.4, "WS850": 48, "WD850": 175, "WS700": 52, "WD700": 203, "PC1": 22.8, "Zero": "0"}, {"DATETIME": "2023-10-09T17:00:00", "DATE": "2023-10-09T00:00:00", "TIME": "17:00", "TMP": 12.5, "DPT": 12.1, "RH": 97, "WS": 13, "WD": 118, "APCP": 97.1, "CLOUD": 92, "SLP": 1001.0, "PTYPE": "RA", "RQP": 97.1, "SQP": 0.0, "FQP": 0.0, "IQP": 0.0, "WS925": 47, "WD925": 140, "TMP850": 8.1, "WS850": 40, "WD850": 171, "WS700": 69, "WD700": 226, "PC1": 17.4, "Zero": "0"}, {"DATETIME": "2023-10-09T20:00:00", "DATE": "2023-10-09T00:00:00", "TIME": "20:00", "TMP": 12.9, "DPT": 12.6, "RH": 98, "WS": 8, "WD": 125, "APCP": 101.7, "CLOUD": 92, "SLP": 1000.0, "PTYPE": "RA", "RQP": 101.7, "SQP": 0.0, "FQP": 0.0, "IQP": 0.0, "WS925": 39, "WD925": 145, "TMP850": 7.8, "WS850": 46, "WD850": 156, "WS700": 57, "WD700": 206, "PC1": 4.6, "Zero": "0"}, {"DATETIME": "2023-10-09T23:00:00", "DATE": "2023-10-09T00:00:00", "TIME": "23:00", "TMP": 12.9, "DPT": 12.7, "RH": 99, "WS": 10, "WD": 188, "APCP": 113.2, "CLOUD": 92, "SLP": 1001.0, "PTYPE": "RA", "RQP": 113.2, "SQP": 0.0, "FQP": 0.0, "IQP": 0.0, "WS925": 32, "WD925": 196, "TMP850": 7.1, "WS850": 35, "WD850": 207, "WS700": 47, "WD700": 197, "PC1": 11.5, "Zero": "0"}, {"DATETIME": "2023-10-10T02:00:00", "DATE": "2023-10-10T00:00:00", "TIME": "02:00", "TMP": 12.5, "DPT": 12.2, "RH": 98, "WS": 3, "WD": 137, "APCP": 117.4, "CLOUD": 88, "SLP": 1003.0, "PTYPE": "RA", "RQP": 117.4, "SQP": 0.0, "FQP": 0.0, "IQP": 0.0, "WS925": 17, "WD925": 200, "TMP850": 6.1, "WS850": 24, "WD850": 235, "WS700": 56, "WD700": 210, "PC1": 4.2, "Zero": "0"}, {"DATETIME": "2023-10-10T05:00:00", "DATE": "2023-10-10T00:00:00", "TIME": "05:00", "TMP": 11.6, "DPT": 11.1, "RH": 97, "WS": 4, "WD": 58, "APCP": 118.6, "CLOUD": 92, "SLP": 1005.0, "PTYPE": "RA", "RQP": 118.6, "SQP": 0.0, "FQP": 0.0, "IQP": 0.0, "WS925": 8, "WD925": 239, "TMP850": 4.5, "WS850": 11, "WD850": 247, "WS700": 33, "WD700": 230, "PC1": 1.2, "Zero": "0"}, {"DATETIME": "2023-10-10T08:00:00", "DATE": "2023-10-10T00:00:00", "TIME": "08:00", "TMP": 11.2, "DPT": 10.8, "RH": 97, "WS": 5, "WD": 98, "APCP": 119.0, "CLOUD": 76, "SLP": 1006.0, "PTYPE": "RA", "RQP": 119.0, "SQP": 0.0, "FQP": 0.0, "IQP": 0.0, "WS925": 8, "WD925": 182, "TMP850": 4.1, "WS850": 6, "WD850": 239, "WS700": 28, "WD700": 242, "PC1": 0.4, "Zero": "0"}, {"DATETIME": "2023-10-10T11:00:00", "DATE": "2023-10-10T00:00:00", "TIME": "11:00", "TMP": 11.2, "DPT": 10.4, "RH": 95, "WS": 1, "WD": 3, "APCP": 121.0, "CLOUD": 88, "SLP": 1007.0, "PTYPE": "RA", "RQP": 121.0, "SQP": 0.0, "FQP": 0.0, "IQP": 0.0, "WS925": 6, "WD925": 197, "TMP850": 3.8, "WS850": 10, "WD850": 184, "WS700": 25, "WD700": 235, "PC1": 2.0, "Zero": "0"}, {"DATETIME": "2023-10-10T14:00:00", "DATE": "2023-10-10T00:00:00", "TIME": "14:00", "TMP": 12.9, "DPT": 10.9, "RH": 88, "WS": 4, "WD": 267, "APCP": 121.2, "CLOUD": 24, "SLP": 1008.0, "PTYPE": "RA", "RQP": 121.2, "SQP": 0.0, "FQP": 0.0, "IQP": 0.0, "WS925": 7, "WD925": 269, "TMP850": 3.7, "WS850": 10, "WD850": 266, "WS700": 18, "WD700": 242, "PC1": 0.2, "Zero": "0"}, {"DATETIME": "2023-10-10T17:00:00", "DATE": "2023-10-10T00:00:00", "TIME": "17:00", "TMP": 12.8, "DPT": 10.7, "RH": 87, "WS": 4, "WD": 233, "APCP": 121.2, "CLOUD": 0, "SLP": 1008.0, "PTYPE": null, "RQP": 121.2, "SQP": 0.0, "FQP": 0.0, "IQP": 0.0, "WS925": 9, "WD925": 287, "TMP850": 3.8, "WS850": 13, "WD850": 288, "WS700": 16, "WD700": 259, "PC1": 0.0, "Zero": "0"}, {"DATETIME": "2023-10-10T20:00:00", "DATE": "2023-10-10T00:00:00", "TIME": "20:00", "TMP": 10.3, "DPT": 9.9, "RH": 97, "WS": 0, "WD": 243, "APCP": 121.2, "CLOUD": 20, "SLP": 1010.0, "PTYPE": null, "RQP": 121.2, "SQP": 0.0, "FQP": 0.0, "IQP": 0.0, "WS925": 9, "WD925": 260, "TMP850": 3.6, "WS850": 15, "WD850": 280, "WS700": 13, "WD700": 258, "PC1": 0.0, "Zero": "0"}, {"DATETIME": "2023-10-10T23:00:00", "DATE": "2023-10-10T00:00:00", "TIME": "23:00", "TMP": 10.3, "DPT": 9.4, "RH": 94, "WS": 4, "WD": 69, "APCP": 121.2, "CLOUD": 88, "SLP": 1011.0, "PTYPE": null, "RQP": 121.2, "SQP": 0.0, "FQP": 0.0, "IQP": 0.0, "WS925": 7, "WD925": 255, "TMP850": 2.9, "WS850": 13, "WD850": 285, "WS700": 11, "WD700": 254, "PC1": 0.0, "Zero": "0"}, {"DATETIME": "2023-10-11T02:00:00", "DATE": "2023-10-11T00:00:00", "TIME": "02:00", "TMP": 10.2, "DPT": 9.5, "RH": 95, "WS": 2, "WD": 131, "APCP": 121.9, "CLOUD": 88, "SLP": 1012.0, "PTYPE": "RA", "RQP": 121.9, "SQP": 0.0, "FQP": 0.0, "IQP": 0.0, "WS925": 2, "WD925": 290, "TMP850": 2.5, "WS850": 10, "WD850": 294, "WS700": 8, "WD700": 255, "PC1": 0.7, "Zero": "0"}, {"DATETIME": "2023-10-11T05:00:00", "DATE": "2023-10-11T00:00:00", "TIME": "05:00", "TMP": 9.9, "DPT": 9.4, "RH": 97, "WS": 1, "WD": 137, "APCP": 122.2, "CLOUD": 88, "SLP": 1012.0, "PTYPE": "RA", "RQP": 122.2, "SQP": 0.0, "FQP": 0.0, "IQP": 0.0, "WS925": 4, "WD925": 343, "TMP850": 2.2, "WS850": 6, "WD850": 313, "WS700": 3, "WD700": 270, "PC1": 0.3, "Zero": "0"}, {"DATETIME": "2023-10-11T08:00:00", "DATE": "2023-10-11T00:00:00", "TIME": "08:00", "TMP": 9.9, "DPT": 8.8, "RH": 93, "WS": 1, "WD": 56, "APCP": 122.2, "CLOUD": 56, "SLP": 1012.0, "PTYPE": null, "RQP": 122.2, "SQP": 0.0, "FQP": 0.0, "IQP": 0.0, "WS925": 5, "WD925": 352, "TMP850": 2.3, "WS850": 3, "WD850": 335, "WS700": 1, "WD700": 112, "PC1": 0.0, "Zero": "0"}, {"DATETIME": "2023-10-11T11:00:00", "DATE": "2023-10-11T00:00:00", "TIME": "11:00", "TMP": 11.3, "DPT": 8.5, "RH": 83, "WS": 1, "WD": 218, "APCP": 122.2, "CLOUD": 8, "SLP": 1012.0, "PTYPE": null, "RQP": 122.2, "SQP": 0.0, "FQP": 0.0, "IQP": 0.0, "WS925": 1, "WD925": 288, "TMP850": 2.4, "WS850": 3, "WD850": 29, "WS700": 5, "WD700": 120, "PC1": 0.0, "Zero": "0"}, {"DATETIME": "2023-10-11T14:00:00", "DATE": "2023-10-11T00:00:00", "TIME": "14:00", "TMP": 12.2, "DPT": 8.7, "RH": 79, "WS": 5, "WD": 246, "APCP": 122.2, "CLOUD": 8, "SLP": 1011.0, "PTYPE": null, "RQP": 122.2, "SQP": 0.0, "FQP": 0.0, "IQP": 0.0, "WS925": 3, "WD925": 321, "TMP850": 2.2, "WS850": 8, "WD850": 55, "WS700": 5, "WD700": 154, "PC1": 0.0, "Zero": "0"}, {"DATETIME": "2023-10-11T17:00:00", "DATE": "2023-10-11T00:00:00", "TIME": "17:00", "TMP": 11.7, "DPT": 9.0, "RH": 83, "WS": 4, "WD": 251, "APCP": 122.2, "CLOUD": 0, "SLP": 1010.0, "PTYPE": null, "RQP": 122.2, "SQP": 0.0, "FQP": 0.0, "IQP": 0.0, "WS925": 5, "WD925": 295, "TMP850": 3.6, "WS850": 8, "WD850": 74, "WS700": 1, "WD700": 164, "PC1": 0.0, "Zero": "0"}, {"DATETIME": "2023-10-11T20:00:00", "DATE": "2023-10-11T00:00:00", "TIME": "20:00", "TMP": 9.3, "DPT": 8.3, "RH": 93, "WS": 4, "WD": 18, "APCP": 122.2, "CLOUD": 0, "SLP": 1011.0, "PTYPE": null, "RQP": 122.2, "SQP": 0.0, "FQP": 0.0, "IQP": 0.0, "WS925": 6, "WD925": 283, "TMP850": 3.8, "WS850": 6, "WD850": 103, "WS700": 5, "WD700": 79, "PC1": 0.0, "Zero": "0"}, {"DATETIME": "2023-10-11T23:00:00", "DATE": "2023-10-11T00:00:00", "TIME": "23:00", "TMP": 8.7, "DPT": 7.5, "RH": 92, "WS": 4, "WD": 47, "APCP": 122.2, "CLOUD": 0, "SLP": 1011.0, "PTYPE": null, "RQP": 122.2, "SQP": 0.0, "FQP": 0.0, "IQP": 0.0, "WS925": 4, "WD925": 294, "TMP850": 3.5, "WS850": 3, "WD850": 90, "WS700": 10, "WD700": 122, "PC1": 0.0, "Zero": "0"}, {"DATETIME": "2023-10-12T02:00:00", "DATE": "2023-10-12T00:00:00", "TIME": "02:00", "TMP": 8.4, "DPT": 6.9, "RH": 90, "WS": 5, "WD": 48, "APCP": 122.2, "CLOUD": 64, "SLP": 1011.0, "PTYPE": null, "RQP": 122.2, "SQP": 0.0, "FQP": 0.0, "IQP": 0.0, "WS925": 3, "WD925": 241, "TMP850": 3.2, "WS850": 4, "WD850": 67, "WS700": 7, "WD700": 171, "PC1": 0.0, "Zero": "0"}, {"DATETIME": "2023-10-12T05:00:00", "DATE": "2023-10-12T00:00:00", "TIME": "05:00", "TMP": 9.1, "DPT": 7.8, "RH": 92, "WS": 3, "WD": 61, "APCP": 122.4, "CLOUD": 88, "SLP": 1012.0, "PTYPE": "RA", "RQP": 122.4, "SQP": 0.0, "FQP": 0.0, "IQP": 0.0, "WS925": 3, "WD925": 69, "TMP850": 2.9, "WS850": 7, "WD850": 103, "WS700": 5, "WD700": 162, "PC1": 0.2, "Zero": "0"}, {"DATETIME": "2023-10-12T08:00:00", "DATE": "2023-10-12T00:00:00", "TIME": "08:00", "TMP": 8.6, "DPT": 7.4, "RH": 92, "WS": 2, "WD": 69, "APCP": 122.4, "CLOUD": 20, "SLP": 1012.0, "PTYPE": null, "RQP": 122.4, "SQP": 0.0, "FQP": 0.0, "IQP": 0.0, "WS925": 6, "WD925": 77, "TMP850": 2.7, "WS850": 10, "WD850": 125, "WS700": 10, "WD700": 149, "PC1": 0.0, "Zero": "0"}, {"DATETIME": "2023-10-12T11:00:00", "DATE": "2023-10-12T00:00:00", "TIME": "11:00", "TMP": 10.9, "DPT": 7.8, "RH": 81, "WS": 3, "WD": 134, "APCP": 122.4, "CLOUD": 44, "SLP": 1012.0, "PTYPE": null, "RQP": 122.4, "SQP": 0.0, "FQP": 0.0, "IQP": 0.0, "WS925": 11, "WD925": 83, "TMP850": 3.5, "WS850": 18, "WD850": 120, "WS700": 18, "WD700": 172, "PC1": 0.0, "Zero": "0"}, {"DATETIME": "2023-10-12T14:00:00", "DATE": "2023-10-12T00:00:00", "TIME": "14:00", "TMP": 12.1, "DPT": 9.1, "RH": 82, "WS": 5, "WD": 191, "APCP": 122.4, "CLOUD": 56, "SLP": 1012.0, "PTYPE": null, "RQP": 122.4, "SQP": 0.0, "FQP": 0.0, "IQP": 0.0, "WS925": 8, "WD925": 105, "TMP850": 3.9, "WS850": 21, "WD850": 118, "WS700": 26, "WD700": 188, "PC1": 0.0, "Zero": "0"}, {"DATETIME": "2023-10-12T17:00:00", "DATE": "2023-10-12T00:00:00", "TIME": "17:00", "TMP": 11.9, "DPT": 9.7, "RH": 86, "WS": 3, "WD": 163, "APCP": 122.4, "CLOUD": 68, "SLP": 1011.0, "PTYPE": null, "RQP": 122.4, "SQP": 0.0, "FQP": 0.0, "IQP": 0.0, "WS925": 15, "WD925": 105, "TMP850": 4.9, "WS850": 28, "WD850": 136, "WS700": 37, "WD700": 193, "PC1": 0.0, "Zero": "0"}, {"DATETIME": "2023-10-12T20:00:00", "DATE": "2023-10-12T00:00:00", "TIME": "20:00", "TMP": 11.0, "DPT": 9.2, "RH": 89, "WS": 7, "WD": 47, "APCP": 122.4, "CLOUD": 92, "SLP": 1011.0, "PTYPE": null, "RQP": 122.4, "SQP": 0.0, "FQP": 0.0, "IQP": 0.0, "WS925": 25, "WD925": 121, "TMP850": 4.9, "WS850": 43, "WD850": 159, "WS700": 53, "WD700": 204, "PC1": 0.0, "Zero": "0"}, {"DATETIME": "2023-10-12T23:00:00", "DATE": "2023-10-12T00:00:00", "TIME": "23:00", "TMP": 12.2, "DPT": 5.3, "RH": 63, "WS": 8, "WD": 78, "APCP": 122.4, "CLOUD": 92, "SLP": 1012.0, "PTYPE": null, "RQP": 122.4, "SQP": 0.0, "FQP": 0.0, "IQP": 0.0, "WS925": 34, "WD925": 133, "TMP850": 4.3, "WS850": 43, "WD850": 148, "WS700": 62, "WD700": 219, "PC1": 0.0, "Zero": "0"}, {"DATETIME": "2023-10-13T02:00:00", "DATE": "2023-10-13T00:00:00", "TIME": "02:00", "TMP": 12.6, "DPT": 6.2, "RH": 65, "WS": 8, "WD": 89, "APCP": 122.4, "CLOUD": 88, "SLP": 1012.0, "PTYPE": null, "RQP": 122.4, "SQP": 0.0, "FQP": 0.0, "IQP": 0.0, "WS925": 38, "WD925": 128, "TMP850": 4.5, "WS850": 54, "WD850": 143, "WS700": 53, "WD700": 210, "PC1": 0.0, "Zero": "0"}, {"DATETIME": "2023-10-13T05:00:00", "DATE": "2023-10-13T00:00:00", "TIME": "05:00", "TMP": 12.2, "DPT": 7.9, "RH": 75, "WS": 8, "WD": 55, "APCP": 122.8, "CLOUD": 92, "SLP": 1013.0, "PTYPE": "RA", "RQP": 122.8, "SQP": 0.0, "FQP": 0.0, "IQP": 0.0, "WS925": 30, "WD925": 129, "TMP850": 4.4, "WS850": 51, "WD850": 149, "WS700": 57, "WD700": 195, "PC1": 0.4, "Zero": "0"}]}}
